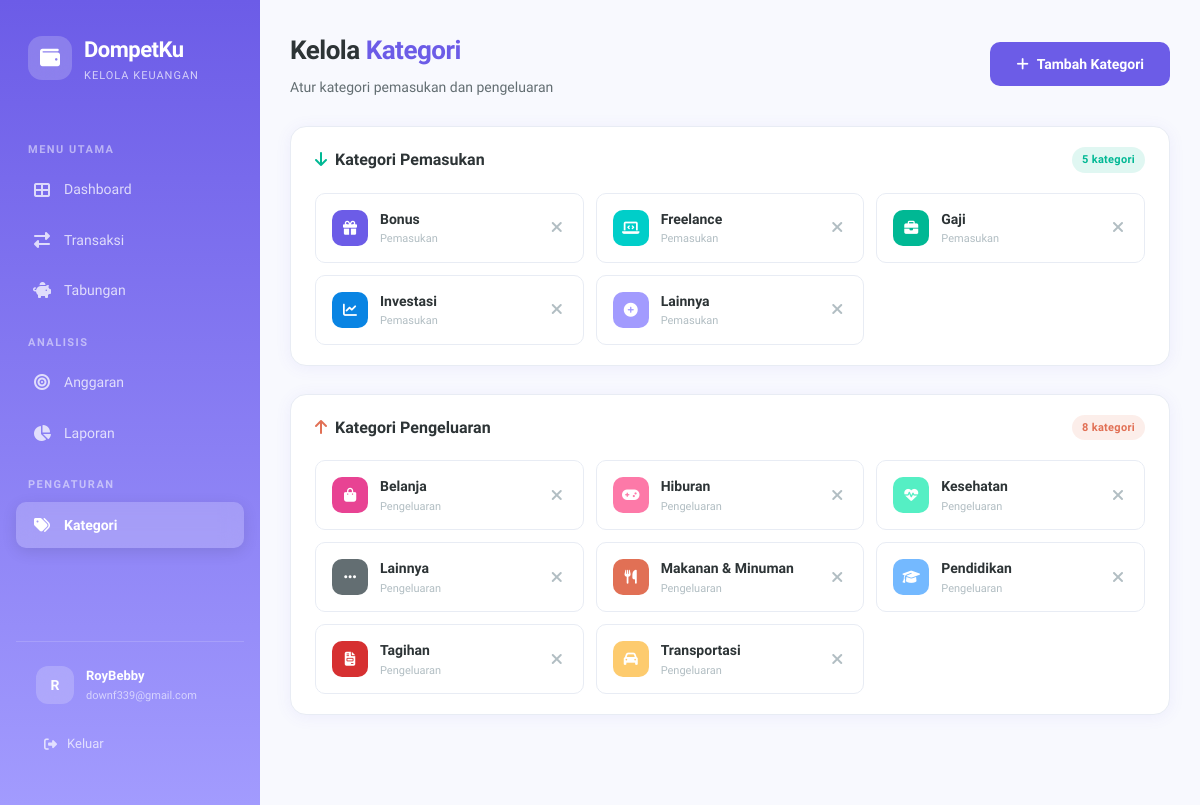
/categories (signed in), run on the app's committed database.
### app.py (models this page shows, shortened)
class User(UserMixin, db.Model):
    id = db.Column(db.Integer, primary_key=True)
    username = db.Column(db.String(80), unique=True, nullable=False)
    email = db.Column(db.String(120), unique=True, nullable=False)
    password_hash = db.Column(db.String(256), nullable=False)
    created_at = db.Column(db.DateTime, default=datetime.utcnow)
    transactions = db.relationship('Transaction', backref='user', lazy=True, cascade='all, delete-orphan')
    savings_goals = db.relationship('SavingsGoal', backref='user', lazy=True, cascade='all, delete-orphan')
    categories = db.relationship('Category', backref='user', lazy=True, cascade='all, delete-orphan')
    budgets = db.relationship('Budget', backref='user', lazy=True, cascade='all, delete-orphan')

class Category(db.Model):
    id = db.Column(db.Integer, primary_key=True)
    name = db.Column(db.String(50), nullable=False)
    type = db.Column(db.String(20), nullable=False)  # 'income' or 'expense'
    icon = db.Column(db.String(50), default='fas fa-tag')
    color = db.Column(db.String(20), default='#6C5CE7')
    user_id = db.Column(db.Integer, db.ForeignKey('user.id'), nullable=False)
    transactions = db.relationship('Transaction', backref='category', lazy=True)

### app.py (the view)
@app.route('/categories')
@login_required
def categories():
    income_cats = Category.query.filter_by(user_id=current_user.id, type='income').order_by(Category.name).all()
    expense_cats = Category.query.filter_by(user_id=current_user.id, type='expense').order_by(Category.name).all()
    return render_template('categories.html', income_categories=income_cats, expense_categories=expense_cats)

### app.py (called while the page is built)
@login_manager.user_loader
def load_user(user_id):
    return db.session.get(User, int(user_id))

### templates/categories.html (shortened to what this page needs)
{% extends "base.html" %}
{% block content %}
<div class="page-header">
    <div>
        <h1>Kelola <span>Kategori</span></h1>
        <p class="page-subtitle">Atur kategori pemasukan dan pengeluaran</p>
    </div>
    <button class="btn btn-primary" onclick="document.getElementById('addCategoryModal').classList.add('active')">
        <i class="fas fa-plus"></i> Tambah Kategori
    </button>
</div>
<div class="card slide-up" style="margin-bottom: 28px;">
    <div class="card-header">
        <h3><i class="fas fa-arrow-down" style="color: var(--accent-green); margin-right: 8px;"></i>Kategori Pemasukan</h3>
        <span class="badge badge-income">{{ income_categories|length }} kategori</span>
    </div>
    <div class="card-body">
        {% if income_categories %}
        <div class="category-grid">
            {% for cat in income_categories %}
            <div class="category-chip">
                <div class="cat-icon" style="background: {{ cat.color }};">
                    <i class="{{ cat.icon }}"></i>
                </div>
                <div style="flex: 1;">
                    <div class="cat-name">{{ cat.name }}</div>
                    <div class="cat-type">Pemasukan</div>
                </div>
                <form method="POST" action="{{ url_for('delete_category', id=cat.id) }}" style="display: inline;"
                      onsubmit="return confirm('Hapus kategori {{ cat.name }}?');">
                    <button type="submit" class="cat-delete">
                        <i class="fas fa-times"></i>
                    </button>
                </form>
            </div>
            {% endfor %}
        </div>
        {% else %}
        <p style="color: var(--text-muted); text-align: center; padding: 20px;">Belum ada kategori pemasukan</p>
        {% endif %}
    </div>
</div>
<div class="card slide-up">
    <div class="card-header">
        <h3><i class="fas fa-arrow-up" style="color: var(--accent-orange); margin-right: 8px;"></i>Kategori Pengeluaran</h3>
        <span class="badge badge-expense">{{ expense_categories|length }} kategori</span>
    </div>
    <div class="card-body">
        {% if expense_categories %}
        <div class="category-grid">
            {% for cat in expense_categories %}
            <div class="category-chip">
                <div class="cat-icon" style="background: {{ cat.color }};">
                    <i class="{{ cat.icon }}"></i>
                </div>
                <div style="flex: 1;">
                    <div class="cat-name">{{ cat.name }}</div>
                    <div class="cat-type">Pengeluaran</div>
                </div>
                <form method="POST" action="{{ url_for('delete_category', id=cat.id) }}" style="display: inline;"
                      onsubmit="return confirm('Hapus kategori {{ cat.name }}?');">
                    <button type="submit" class="cat-delete">
                        <i class="fas fa-times"></i>
                    </button>
                </form>
            </div>
            {% endfor %}
        </div>
        {% else %}
        <p style="color: var(--text-muted); text-align: center; padding: 20px;">Belum ada kategori pengeluaran</p>
        {% endif %}
    </div>
</div>
                    {% set colors = ['#6C5CE7', '#A29BFE', '#00B894', '#00CEC9', '#0984E3', '#74B9FF', '#FD79A8', '#E84393', '#E17055', '#FDCB6E', '#55EFC4', '#D63031'] %}
                    {% set icons = ['fas fa-tag', 'fas fa-utensils', 'fas fa-car', 'fas fa-home', 'fas fa-briefcase', 'fas fa-laptop-code', 'fas fa-graduation-cap', 'fas fa-heartbeat', 'fas fa-gamepad', 'fas fa-shopping-bag', 'fas fa-file-invoice', 'fas fa-gift', 'fas fa-chart-line', 'fas fa-plane', 'fas fa-bus', 'fas fa-tshirt'] %}
{% endblock %}

### templates/base.html (shortened to what this page needs)
<!DOCTYPE html>
<html lang="id">
<head>
    <link rel="stylesheet" href="https://cdnjs.cloudflare.com/ajax/libs/font-awesome/6.5.1/css/all.min.css">
    <link rel="stylesheet" href="{{ url_for('static', filename='css/style.css') }}">
</head>
<body>
    {% if current_user.is_authenticated %}
    <div class="app-layout">
        <aside class="sidebar" id="sidebar">
            <div class="sidebar-brand">
                <div class="brand-icon">
                    <i class="fas fa-wallet"></i>
                </div>
                <div>
                    <div class="brand-text">DompetKu</div>
                    <div class="brand-sub">Kelola Keuangan</div>
                </div>
            </div>
            <nav class="sidebar-nav">
                <div class="nav-section-title">Menu Utama</div>
                <div class="nav-item">
                    <a href="{{ url_for('dashboard') }}" class="nav-link {% if request.endpoint == 'dashboard' %}active{% endif %}">
                        <i class="fas fa-th-large"></i>
                        <span>Dashboard</span>
                    </a>
                </div>
                <div class="nav-item">
                    <a href="{{ url_for('transactions') }}" class="nav-link {% if request.endpoint in ['transactions', 'add_transaction', 'edit_transaction'] %}active{% endif %}">
                        <i class="fas fa-exchange-alt"></i>
                        <span>Transaksi</span>
                    </a>
                </div>
                <div class="nav-item">
                    <a href="{{ url_for('savings') }}" class="nav-link {% if request.endpoint in ['savings', 'add_savings_goal', 'savings_detail'] %}active{% endif %}">
                        <i class="fas fa-piggy-bank"></i>
                        <span>Tabungan</span>
                    </a>
                </div>
                <div class="nav-section-title">Analisis</div>
                <div class="nav-item">
                    <a href="{{ url_for('budgets') }}" class="nav-link {% if request.endpoint == 'budgets' %}active{% endif %}">
                        <i class="fas fa-bullseye"></i>
                        <span>Anggaran</span>
                    </a>
                </div>
                <div class="nav-item">
                    <a href="{{ url_for('reports') }}" class="nav-link {% if request.endpoint == 'reports' %}active{% endif %}">
                        <i class="fas fa-chart-pie"></i>
                        <span>Laporan</span>
                    </a>
                </div>
                <div class="nav-section-title">Pengaturan</div>
                <div class="nav-item">
                    <a href="{{ url_for('categories') }}" class="nav-link {% if request.endpoint == 'categories' %}active{% endif %}">
                        <i class="fas fa-tags"></i>
                        <span>Kategori</span>
                    </a>
                </div>
            </nav>
            <div class="sidebar-footer">
                <div class="sidebar-user">
                    <div class="user-avatar">{{ current_user.username[0]|upper }}</div>
                    <div class="user-info">
                        <div class="user-name">{{ current_user.username }}</div>
                        <div class="user-email">{{ current_user.email }}</div>
                    </div>
                </div>
                <a href="{{ url_for('logout') }}" class="logout-btn">
                    <i class="fas fa-sign-out-alt"></i>
                    <span>Keluar</span>
                </a>
            </div>
        </aside>
        <main class="main-content">
            {% block content %}{% endblock %}
        </main>
    </div>
    {% else %}
        {% block auth_content %}{% endblock %}
    {% endif %}
</body>
</html>

### data on the page
User: username "R", username "RoyBebby", email "downf339@gmail.com"
Category: name "Bonus"
Category: name "Freelance"
Category: name "Gaji"
Category: name "Investasi"
Category: name "Lainnya"
Category: name "Belanja"
Category: name "Hiburan"
Category: name "Kesehatan"
Category: name "Lainnya"
Category: name "Makanan & Minuman"
Category: name "Pendidikan"
Category: name "Tagihan"
Category: name "Transportasi"

### other printed values
{{ income_categories|length }} "5"
{{ expense_categories|length }} "8"
